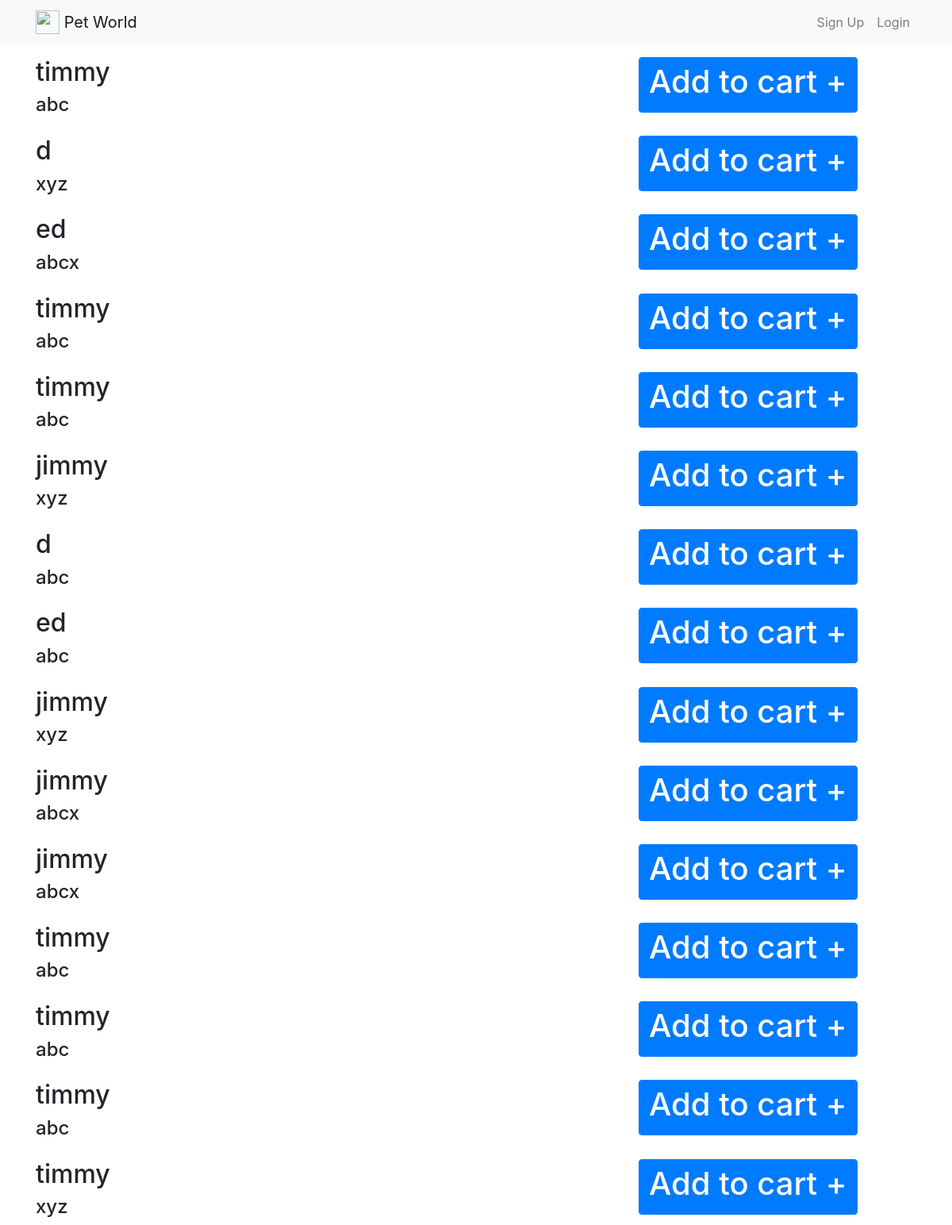
Before: / with the older database file.
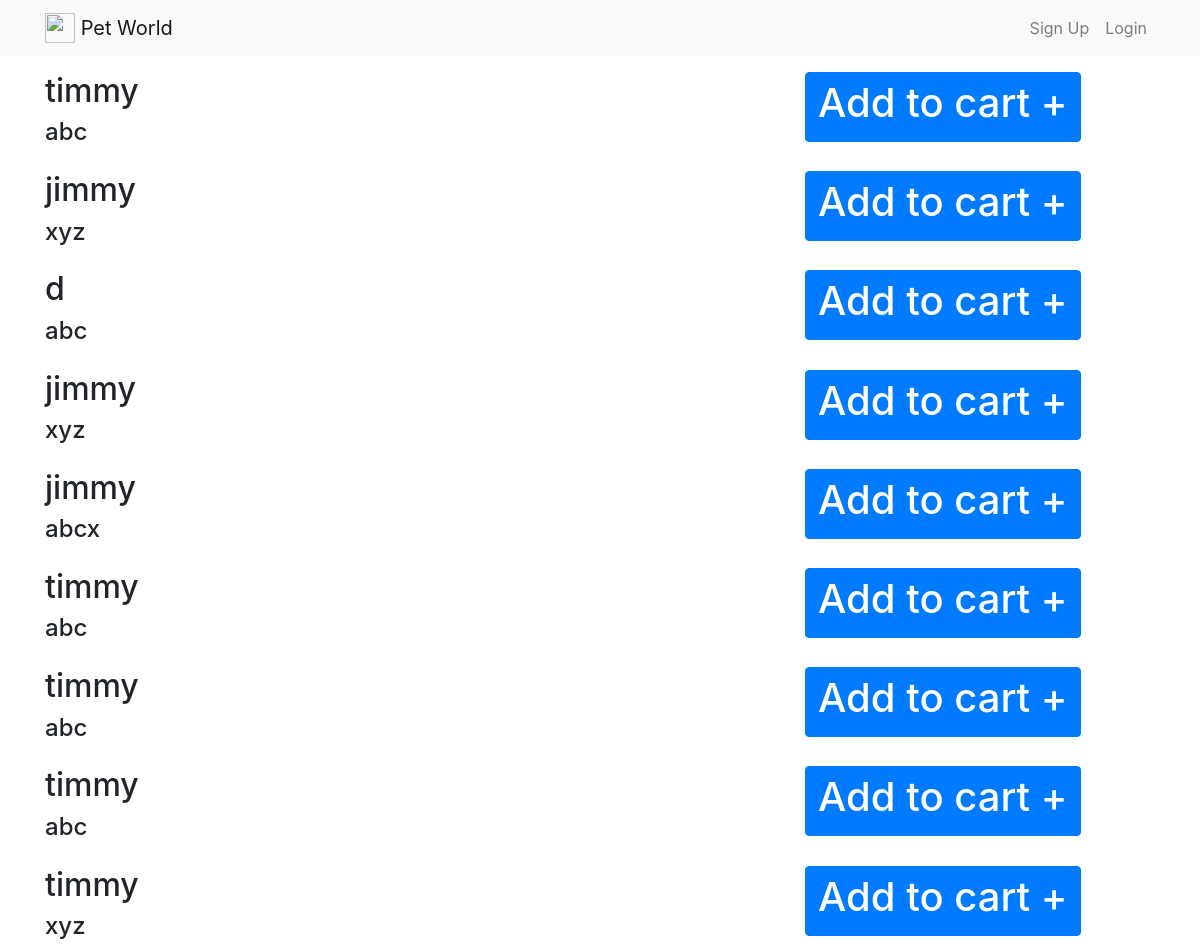
After: the same page with the newer database file.
### pets/models.py (models this page shows, shortened)
class Pet(models.Model):
    vacc = (('y','yes'),('n','no'))
    name = models.CharField(max_length=128)
    breed = models.CharField(max_length=64)
    vaccinated = models.CharField(max_length=1, choices = vacc)
    seller = models.ForeignKey(User, on_delete=models.CASCADE)

### pets/views.py (the view)
# urls.py: path('',views.home,name='home'),
def home(request):
    pets = Pet.objects
    if request.user.is_authenticated :
        list = Pet.objects.filter(cart__pk=request.user)
    else:
        list=[]
    obj={}
    for i in pets.all() :
        if i in list :
            obj[i]='y'
        else:
            obj[i]='n'
    return render(request,'pets/home.html',{'pets':obj.items()})

### pets/templates/pets/home.html (shortened to what this page needs)
{% extends 'base.html' %}
{% block content %}
{% for pet,cart in pets %}
<div class="row pt-3">
    <div class="col-8" onclick="window.location='{% url 'detail' pet.id %}';" style="cursor: pointer">
      <h2>{{ pet.name }}</h2>
      <h4>{{ pet.breed }}</h4>
      </div>
      <div class="col-4">
        {% if cart == 'n' %}
        <a href= "javascript:{document.getElementById('add{{pet.id}}').submit()}"><button class='btn btn-primary btn-xs'><h1>Add to cart +</h1></button></a>
        {% else %}
        <button class='btn btn-primary btn-xs'><h1>Added ✔︎</h1></button>
        {% endif %}
        </div>
  </div>
{% endfor %}
{% endblock %}

### petworld/templates/base.html (shortened to what this page needs)
<!doctype html>
<html lang="en">
{% load staticfiles %}
  <head>
<link rel="stylesheet" href="https://stackpath.bootstrapcdn.com/bootstrap/4.4.1/css/bootstrap.min.css">
  </head>
  <body>
    <header>
      <nav class="navbar navbar-expand-lg navbar-light bg-light">
        <div class="container">
        <a class="navbar-brand" href="{% url 'home' %}">
        <img src="{% static 'logo.png' %}" height=30 width=30 class="d-inline-block align-top"> Pet World
        </a>
        <div class="collapse navbar-collapse" id="navbarNavAltMarkup">
          <div class="navbar-nav ml-auto">
            {% if user.is_authenticated %}
            <a class="nav-item nav-link" href="{% url 'sell' %}">+</a>
            <a class="nav-item nav-link" href="{% url 'cart' %}">Cart</a>
            <a class="nav-item nav-link" href="javascript:{document.getElementById('logout').submit()}">Logout</a>
            <form id="logout" method="POST" action="{% url 'logout' %}">
              {% csrf_token %}
              <input type="hidden" />
              </form>
            {% else %}
            <a class="nav-item nav-link" href="{% url 'signup' %}">Sign Up</a>
            <a class="nav-item nav-link" href="{% url 'login' %}">Login</a>
            {% endif %}
          </div>
        </div>
        </div>
      </nav>
</header>
<div class="container">
  {% block content %}
  {% endblock %}
</div>
</html>

### petworld/templates/base.html (style rules this page uses)
body, wrapper { min-height:100vh; }

Changed rows visible on the page:
removed Pet: name "d", breed "xyz"
removed Pet: name "ed", breed "abcx"
removed Pet: name "timmy", breed "abc"
removed Pet: name "timmy", breed "abc"
removed Pet: name "ed", breed "abc"
removed Pet: name "jimmy", breed "abcx"
